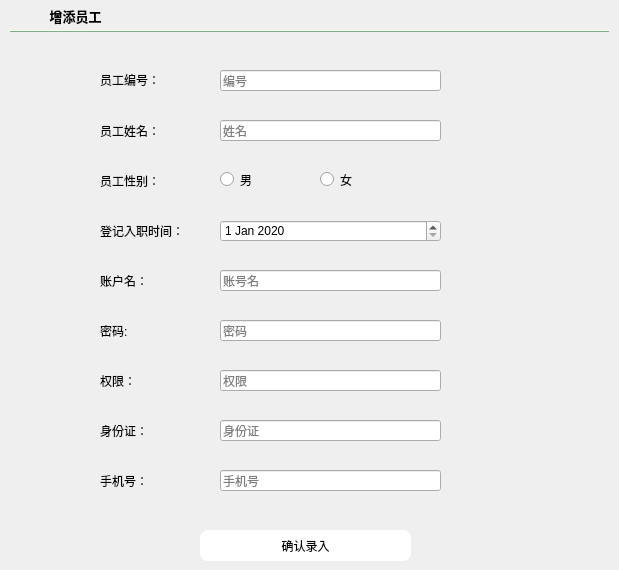
    <widget class="QWidget" name="page_2">
     <widget class="QLabel" name="label_9">
      <property name="geometry">
       <rect>
        <x>100</x>
        <y>60</y>
        <width>101</width>
        <height>40</height>
       </rect>
      </property>
      <property name="styleSheet">
       <string notr="true">font: 9pt &quot;FontAwesome&quot;;</string>
      </property>
      <property name="text">
       <string>员工编号：</string>
      </property>
     </widget>
     <widget class="QFrame" name="split_2">
      <property name="geometry">
       <rect>
        <x>10</x>
        <y>30</y>
        <width>600</width>
        <height>2</height>
       </rect>
      </property>
      <property name="styleSheet">
       <string notr="true">color:#CCFFCC;
border-color:#CCFFCC;
background-color:#CCFFCC</string>
      </property>
      <property name="frameShape">
       <enum>QFrame::HLine</enum>
      </property>
      <property name="frameShadow">
       <enum>QFrame::Raised</enum>
      </property>
     </widget>
     <widget class="QLabel" name="label_10">
      <property name="geometry">
       <rect>
        <x>100</x>
        <y>260</y>
        <width>101</width>
        <height>41</height>
       </rect>
      </property>
      <property name="styleSheet">
       <string notr="true">font: 9pt &quot;FontAwesome&quot;;</string>
      </property>
      <property name="text">
       <string>账户名：</string>
      </property>
     </widget>
     <widget class="QLabel" name="label_11">
      <property name="geometry">
       <rect>
        <x>100</x>
        <y>110</y>
        <width>101</width>
        <height>41</height>
       </rect>
      </property>
      <property name="styleSheet">
       <string notr="true">font: 9pt &quot;FontAwesome&quot;;</string>
      </property>
      <property name="text">
       <string>员工姓名：</string>
      </property>
     </widget>
     <widget class="QLabel" name="label_12">
      <property name="geometry">
       <rect>
        <x>100</x>
        <y>310</y>
        <width>101</width>
        <height>41</height>
       </rect>
      </property>
      <property name="styleSheet">
       <string notr="true">font: 9pt &quot;FontAwesome&quot;;</string>
      </property>
      <property name="text">
       <string>密码:</string>
      </property>
     </widget>
     <widget class="QLabel" name="label_13">
      <property name="geometry">
       <rect>
        <x>100</x>
        <y>160</y>
        <width>101</width>
        <height>41</height>
       </rect>
      </property>
      <property name="styleSheet">
       <string notr="true">font: 9pt &quot;FontAwesome&quot;;</string>
      </property>
      <property name="text">
       <string>员工性别：</string>
      </property>
     </widget>
     <widget class="QLabel" name="label_14">
      <property name="geometry">
       <rect>
        <x>100</x>
        <y>360</y>
        <width>101</width>
        <height>41</height>
       </rect>
      </property>
      <property name="styleSheet">
       <string notr="true">font: 9pt &quot;FontAwesome&quot;;</string>
      </property>
      <property name="text">
       <string>权限：</string>
      </property>
     </widget>
     <widget class="QLabel" name="label_15">
      <property name="geometry">
       <rect>
        <x>100</x>
        <y>210</y>
        <width>101</width>
        <height>41</height>
       </rect>
      </property>
      <property name="styleSheet">
       <string notr="true">font: 9pt &quot;FontAwesome&quot;;</string>
      </property>
      <property name="text">
       <string>登记入职时间：</string>
      </property>
     </widget>
     <widget class="QLabel" name="label_16">
      <property name="geometry">
       <rect>
        <x>100</x>
        <y>410</y>
        <width>101</width>
        <height>41</height>
       </rect>
      </property>
      <property name="styleSheet">
       <string notr="true">font: 9pt &quot;FontAwesome&quot;;</string>
      </property>
      <property name="text">
       <string>身份证：</string>
      </property>
     </widget>
     <widget class="QLabel" name="label_17">
      <property name="geometry">
       <rect>
        <x>100</x>
        <y>460</y>
        <width>101</width>
        <height>41</height>
       </rect>
      </property>
      <property name="styleSheet">
       <string notr="true">font: 9pt &quot;FontAwesome&quot;;</string>
      </property>
      <property name="text">
       <string>手机号：</string>
      </property>
     </widget>
     <widget class="QLineEdit" name="inputsid">
      <property name="geometry">
       <rect>
        <x>220</x>
        <y>70</y>
        <width>221</width>
        <height>21</height>
       </rect>
      </property>
      <property name="placeholderText">
       <string>编号</string>
      </property>
     </widget>
     <widget class="QLineEdit" name="inputname">
      <property name="geometry">
       <rect>
        <x>220</x>
        <y>120</y>
        <width>221</width>
        <height>21</height>
       </rect>
      </property>
      <property name="placeholderText">
       <string>姓名</string>
      </property>
     </widget>
     <widget class="QLineEdit" name="inputuser">
      <property name="geometry">
       <rect>
        <x>220</x>
        <y>270</y>
        <width>221</width>
        <height>21</height>
       </rect>
      </property>
      <property name="placeholderText">
       <string>账号名</string>
      </property>
     </widget>
     <widget class="QLineEdit" name="inputpwd">
      <property name="geometry">
       <rect>
        <x>220</x>
        <y>320</y>
        <width>221</width>
        <height>21</height>
       </rect>
      </property>
      <property name="placeholderText">
       <string>密码</string>
      </property>
     </widget>
     <widget class="QLineEdit" name="inputrole">
      <property name="geometry">
       <rect>
        <x>220</x>
        <y>370</y>
        <width>221</width>
        <height>21</height>
       </rect>
      </property>
      <property name="placeholderText">
       <string>权限</string>
      </property>
     </widget>
     <widget class="QLineEdit" name="inputidcard">
      <property name="geometry">
       <rect>
        <x>220</x>
        <y>420</y>
        <width>221</width>
        <height>21</height>
       </rect>
      </property>
      <property name="placeholderText">
       <string>身份证</string>
      </property>
     </widget>
     <widget class="QLineEdit" name="inputphone">
      <property name="geometry">
       <rect>
        <x>220</x>
        <y>470</y>
        <width>221</width>
        <height>21</height>
       </rect>
      </property>
      <property name="placeholderText">
       <string>手机号</string>
      </property>
     </widget>
     <widget class="QToolButton" name="toolButton_3">
      <property name="geometry">
       <rect>
        <x>20</x>
        <y>0</y>
        <width>111</width>
        <height>31</height>
       </rect>
      </property>
      <property name="font">
       <font>
        <family>FontAwesome</family>
        <pointsize>10</pointsize>
        <weight>75</weight>
        <bold>true</bold>
       </font>
      </property>
      <property name="styleSheet">
       <string notr="true">border:none
</string>
      </property>
      <property name="text">
       <string>增添员工</string>
      </property>
      <property name="icon">
       <iconset>
        <normaloff>../../../../../pictures/insert.png</normaloff>../../../../../pictures/insert.png</iconset>
      </property>
      <property name="toolButtonStyle">
       <enum>Qt::ToolButtonTextBesideIcon</enum>
      </property>
     </widget>
     <widget class="QPushButton" name="commitAdd">
      <property name="geometry">
       <rect>
        <x>200</x>
        <y>530</y>
        <width>211</width>
        <height>31</height>
       </rect>
      </property>
      <property name="styleSheet">
       <string notr="true">#commitAdd{background:#ffffff;
border-radius:8px}
#commitAdd:hover
{
background:#4c64ba
}</string>
      </property>
      <property name="text">
       <string>确认录入</string>
      </property>
     </widget>
     <widget class="QDateEdit" name="inputdate">
      <property name="geometry">
       <rect>
        <x>220</x>
        <y>220</y>
        <width>221</width>
        <height>22</height>
       </rect>
      </property>
      <property name="dateTime">
       <datetime>
        <hour>0</hour>
        <minute>0</minute>
        <second>0</second>
        <year>2020</year>
        <month>1</month>
        <day>1</day>
       </datetime>
      </property>
     </widget>
     <widget class="QRadioButton" name="inputfemale">
      <property name="geometry">
       <rect>
        <x>320</x>
        <y>170</y>
        <width>115</width>
        <height>19</height>
       </rect>
      </property>
      <property name="text">
       <string>女</string>
      </property>
     </widget>
     <widget class="QRadioButton" name="inputmale">
      <property name="geometry">
       <rect>
        <x>220</x>
        <y>170</y>
        <width>81</width>
        <height>19</height>
       </rect>
      </property>
      <property name="text">
       <string>男</string>
      </property>
     </widget>
    </widget>
